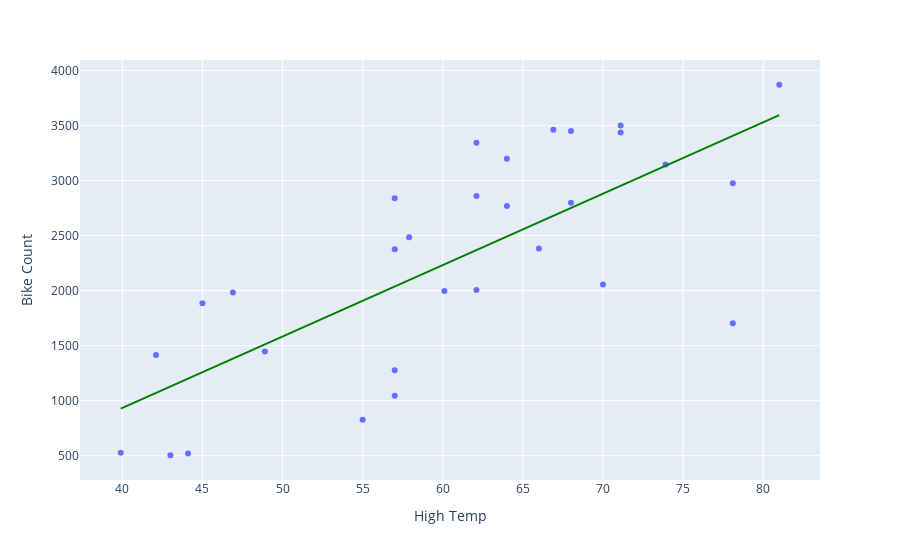

Write notebook code for a chart like this one.
### Code cell
high_temp_v_bikecounts_plotly = px.scatter(
    bikecounts_df,
    x='High Temp (°F)',
    y='Brooklyn Bridge',
    trendline='ols',
    trendline_color_override='green'
)
high_temp_v_bikecounts_plotly.update_layout(
    xaxis_title='High Temp',
    yaxis_title='Bike Count'
)

### Figure 1 — Plotly figure (JSON) as saved in the notebook; plotly's stock layout.template omitted (floating-point values rounded to 4 significant figures)
{"data": [{"hovertemplate": "High Temp (°F)=%{x}<br>Brooklyn Bridge=%{y}<extra></extra>", "legendgroup": "", "marker": {"color": "#636efa", "symbol": "circle"}, "mode": "markers", "name": "", "orientation": "v", "showlegend": false, "type": "scatter", "x": [78.1, 55, 39.9, 44.1, 42.1, 45, 57, 46.9, 43, 48.9, 62.1, 57, 57, 62.1, 64, 66, 73.9, 81, 71.1, 68, 71.1, 78.1, 70, 68, 66.9, 60.1, 62.1, 57.9, 57, 64], "xaxis": "x", "y": [1704, 827, 526, 521, 1416, 1885, 1276, 1982, 504, 1447, 2005, 1045, 2840, 2861, 2770, 2384, 3147, 3871, 3501, 3450, 3436, 2975, 2055, 2798, 3463, 1997, 3343, 2486, 2375, 3199], "yaxis": "y"}, {"hovertemplate": "<b>OLS trendline</b><br>Brooklyn Bridge = 64.8743 * High Temp (°F) + -1660.45<br>R<sup>2</sup>=0.546678<br><br>High Temp (°F)=%{x}<br>Brooklyn Bridge=%{y} <b>(trend)</b><extra></extra>", "legendgroup": "", "line": {"color": "green"}, "marker": {"color": "#636efa", "symbol": "circle"}, "mode": "lines", "name": "", "showlegend": false, "type": "scatter", "x": [39.9, 42.1, 43, 44.1, 45, 46.9, 48.9, 55, 57, 57, 57, 57, 57.9, 60.1, 62.1, 62.1, 62.1, 64, 64, 66, 66.9, 68, 68, 70, 71.1, 71.1, 73.9, 78.1, 78.1, 81], "xaxis": "x", "y": [928.0, 1071.0, 1129.0, 1201.0, 1259.0, 1382.0, 1512.0, 1908.0, 2037.0, 2037.0, 2037.0, 2037.0, 2096.0, 2238.0, 2368.0, 2368.0, 2368.0, 2492.0, 2492.0, 2621.0, 2680.0, 2751.0, 2751.0, 2881.0, 2952.0, 2952.0, 3134.0, 3406.0, 3406.0, 3594.0], "yaxis": "y"}], "layout": {"legend": {"tracegroupgap": 0}, "margin": {"t": 60}, "xaxis": {"anchor": "y", "domain": [0, 1], "title": {"text": "High Temp"}}, "yaxis": {"anchor": "x", "domain": [0, 1], "title": {"text": "Bike Count"}}}}
